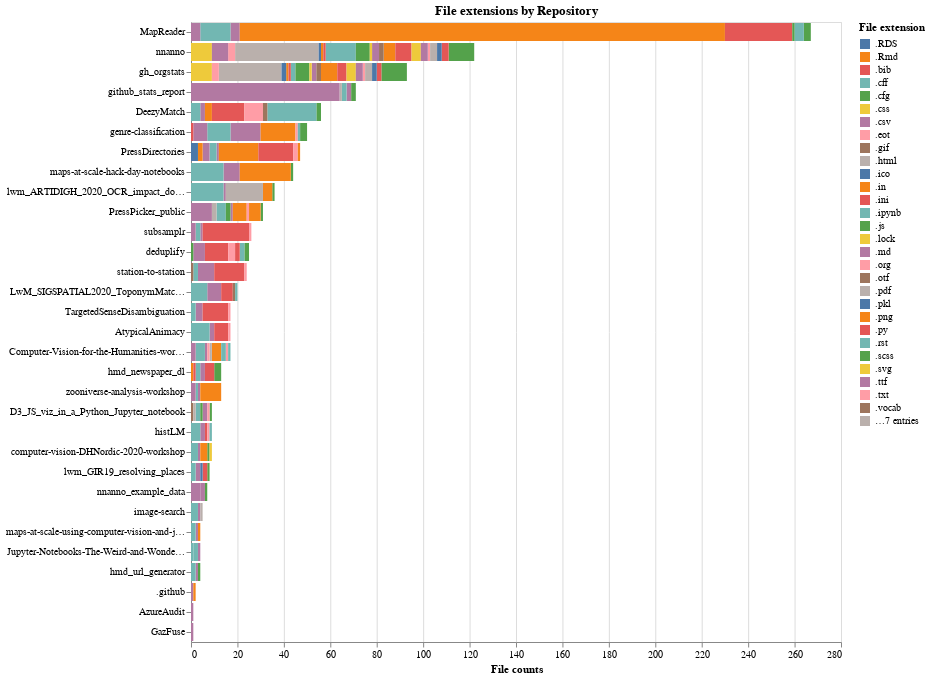

The code cell stored with this chart in its notebook:
### Markdown cell above
### File extensions by repository

This chart shows the number and type of files for each public Living with Machines repository **note** that this only considers files on the default branch of the repository. We also don't include `.jpg` files or `.json` files since these are often used as for storing data.

### Code cell
df = pd.DataFrame.from_dict(lwm_stats.get_org_file_ext_frequency("public"))
df = df.drop(labels=['.jpg','.json'])
df.reset_index(inplace=True)
data = pd.melt(frame=df, id_vars=["index"], value_name="count")
chart = (
    alt.Chart(data)
    .mark_bar()
    .encode(
        y=alt.Y(
            "variable:N",
            title=None,
            sort=alt.EncodingSortField(field="count", order="descending", op="sum"),
        ),
        x=alt.X("count:Q", title="File counts", axis=alt.Axis(tickRound=False)),
        color=alt.Color("index:N", title="File extension"),
        tooltip=[alt.Tooltip("index:N", title="file extension"), "count:Q"],
    )
    .properties(width=WIDTH, title='File extensions by Repository')
)
chart

### Figure 1 — Vega-Lite specification as saved in the notebook (floating-point values rounded to 4 significant figures; data arrays with more than 128 entries replaced by an {"elided": "..."} marker saying what was removed)
{"config": {"view": {"continuousWidth": 400, "continuousHeight": 300}}, "data": {"name": "data-a25af599f53af1892a4000e86f2c1ba7"}, "mark": "bar", "encoding": {"color": {"type": "nominal", "field": "index", "title": "File extension"}, "tooltip": [{"type": "nominal", "field": "index", "title": "file extension"}, {"type": "quantitative", "field": "count"}], "x": {"type": "quantitative", "axis": {"tickRound": false}, "field": "count", "title": "File counts"}, "y": {"type": "nominal", "field": "variable", "sort": {"field": "count", "op": "sum", "order": "descending"}, "title": null}}, "title": "File extensions by Repository", "width": 650, "$schema": "https://vega.github.io/schema/vega-lite/v4.8.1.json", "datasets": {"data-a25af599f53af1892a4000e86f2c1ba7": {"elided": "1116 records"}}}
